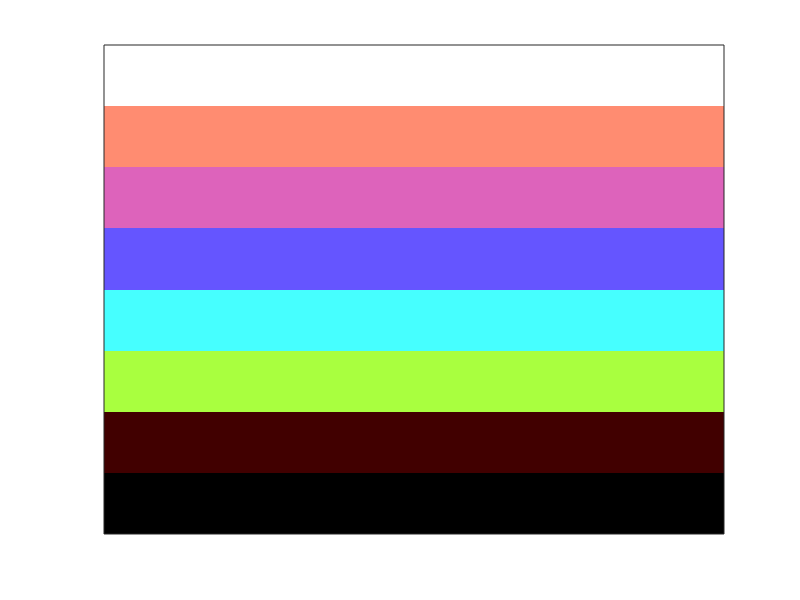

Write MATLAB code to recreate this figure. (Note: this script raises an error after producing the figure.)
Classes = {'background', 'Spartina', 'Dead Spartina', 'Sarcocornia', 'Batis', 'Juncus', 'Borrichia', 'Limoninum'};
ClassColorsList= uint8([255, 255, 255;  % background
                        127, 255, 140;  % Spartina
                        113, 255, 221;  % dead Spartina
                        99, 187, 255;   % Sarcocornia
                        101, 85, 255;   % Batis
                        212, 70, 255;   % Juncus
                        255, 56, 169;  % Borrichia
                        255, 63, 42]);% Limonium
    
    
figure
ClassColorsPlot = reshape(ClassColorsList, 8, 1, 3);
imagesc(ClassColorsPlot);
set(gca,'XTick',[]); set(gca,'YTick',[]);
imLabel(Classes,'right');